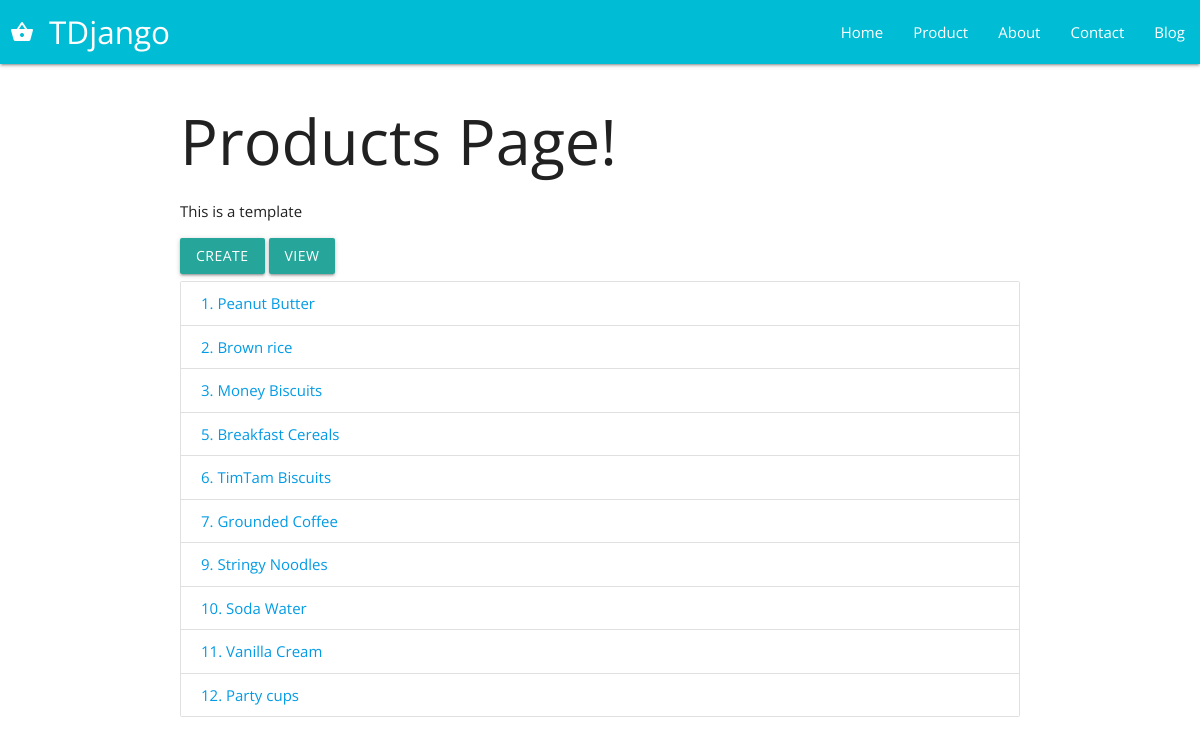
Screenshot of /products/ with the database file from the repository.
### products/models.py (models this page shows)
class Product(models.Model):
    title           = models.CharField(max_length=120)
    description     = models.TextField(blank=True, null=False)
    price           = models.DecimalField(decimal_places=2, max_digits=100)
    summary         = models.TextField(blank=True)
    featured        = models.BooleanField(null=True)
    def get_absolute_url(self):
        return reverse("products:product_details", kwargs={'id': self.id})

### products/views.py (the view)
# urls.py: path('', products_view, name='products'),
def products_view(request, *args, **kwargs):
    obj = Product.objects.all().order_by('id').first()
    form = ValidatedProductForm(request.POST or None)
    if form.is_valid():
        form.save()
        form = ValidatedProductForm()
    queryset = Product.objects.all()
    context = {
        'form': form,
        "object_list": queryset,
        'id': obj.id
    }
    return render(request, "products.html", context)

### templates/products.html (shortened to what this page needs)
{% extends 'base.html' %}
{% block content %}
<h1>Products Page!</h1>
<p>This is a template</p>
<a class="waves-effect waves-light btn modal-trigger" href="#add-modal">Create</a>
<a class="waves-effect waves-light btn" href="{% url 'products:product_lookup' id %}">View</a>
<ul class="collection">
{% for obj in object_list %}
    <li class="collection-item"><a href="{{ obj.get_absolute_url }}">{{ obj.id }}. {{ obj.title}}</a></li>
{% endfor %}
</ul>
{% endblock %}

### assets/css/custom.css (style rules this page uses)
* { font-family: 'Open Sans', sans-serif; }

### rows the page displays
Product: id "1", title "Peanut Butter"
Product: id "2", title "Brown rice"
Product: id "3", title "Money Biscuits"
Product: id "5", title "Breakfast Cereals"
Product: id "6", title "TimTam Biscuits"
Product: id "7", title "Grounded Coffee"
Product: id "9", title "Stringy Noodles"
Product: id "10", title "Soda Water"
Product: id "11", title "Vanilla Cream"
Product: id "12", title "Party cups"
